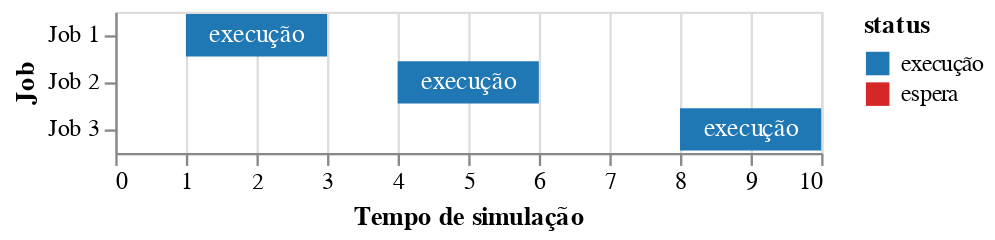
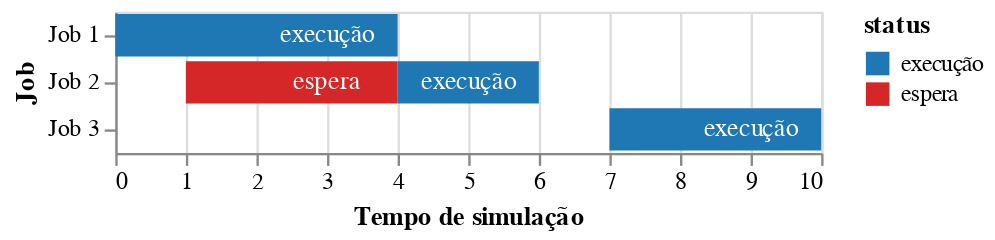
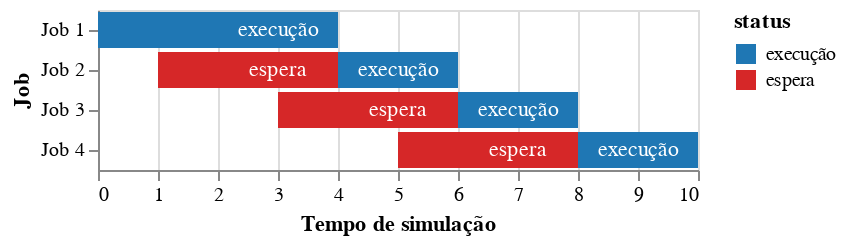
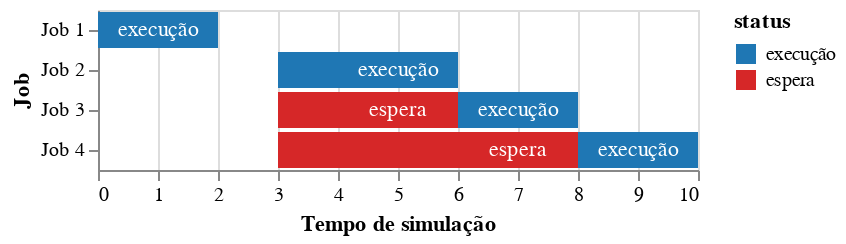

Notebook code cell kept with these figures, in order:
### Code cell
import numpy as np
import matplotlib.pyplot as plt
import pandas as pd
import altair as alt
import matplotlib as mpl
from matplotlib.colors import ListedColormap

alt.renderers.enable('jupyterlab')
alt.themes.enable('excel')

def plot(jobs: list, save_path = None):
  df = pd.DataFrame(jobs)
  df['opacity'] = np.where(df['status'] == 'execução', 1.0, 0.8)
  
  color_domain = ['execução', 'espera']
  color_range = ['#1f77b4', '#d62728']

  bars = alt.Chart(df).mark_bar().encode(
    x=alt.X('start_time').title('Tempo de simulação'),
    x2='end_time',
    y=alt.Y('name').title('Job'),
    color=alt.Color('status').scale(domain=color_domain, range=color_range),
    # opacity=alt.Opacity('opacity', legend=None),
  )
  # .properties(
  #   width=400,
  #   height=100
  # )
  
  text = alt.Chart(df).mark_text(dx=-30, dy=0, color='white').encode(
    x=alt.X('end_time'),
    y=alt.Y('name'),
    detail='status',
    text=alt.Text('status'),
  )
  
  fig =  bars + text
  fig.display()
  
  if save_path:
    fig.save(save_path, scale_factor=3, engine='vl-convert', ppi=800)
  
  return fig


def plot_memory(jobs: list, save_path = None):
  df_meta = pd.DataFrame(jobs)
  max_time = df_meta.end_time.max() + 1
  fig, ax = plt.subplots(figsize=(8, 4))
  
  mem_values = []
  labels = []
  
  for job in jobs:
    if job['status'] == 'execução':
      mem = np.zeros(max_time)
      mem[job['start_time'] : job['end_time']] = job['memory']
      mem_values.append(mem)
      labels.append(job['name'])
  
  plt.stackplot(range(max_time), *mem_values, step='post', labels=labels, edgecolor='k', linewidth=1.5)
  plt.legend(loc='upper left')
  plt.xlabel('Tempo de Simulação')
  plt.ylabel('Memória (kB)')
  # plt.grid(True, axis='y', color='#a1a1a1', linewidth=0.6, linestyle='--', alpha=0.4)
  plt.tick_params('both', right=True, top=True, direction='in')
  plt.title('Alocação da Memória')
  
  plt.savefig(save_path, pad_inches=0.05, bbox_inches='tight')
  plt.plot()
  
  
jobs1 = [
  {
    'start_time': 1,
    'end_time': 3,
    'name': 'Job 1',
    'memory': 50,
    'status': 'execução',
  },
  {
    'start_time': 4,
    'end_time': 6,
    'name': 'Job 2',
    'memory': 100,
    'status': 'execução',
  },
  {
    'start_time': 8,
    'end_time': 10,
    'name': 'Job 3',
    'memory': 150,
    'status': 'execução',
  },
]

jobs2 = [
  {
    'start_time': 0,
    'end_time': 4,
    'name': 'Job 1',
    'memory': 50,
    'status': 'execução',
  },
  {
    'start_time': 1,
    'end_time': 4,
    'name': 'Job 2',
    'memory': 100,
    'status': 'espera',
  },
  {
    'start_time': 4,
    'end_time': 6,
    'name': 'Job 2',
    'memory': 100,
    'status': 'execução',
  },
  {
    'start_time': 7,
    'end_time': 10,
    'name': 'Job 3',
    'memory': 150,
    'status': 'execução',
  }
]

jobs3 = [
  {
    'start_time': 0,
    'end_time': 4,
    'name': 'Job 1',
    'memory': 50,
    'status': 'execução',
  },
  {
    'start_time': 1,
    'end_time': 4,
    'name': 'Job 2',
    'memory': 100,
    'status': 'espera',
  },
  {
    'start_time': 4,
    'end_time': 6,
    'name': 'Job 2',
    'memory': 100,
    'status': 'execução',
  },
  {
    'start_time': 3,
    'end_time': 6,
    'name': 'Job 3',
    'memory': 150,
    'status': 'espera',
  },
  {
    'start_time': 6,
    'end_time': 8,
    'name': 'Job 3',
    'memory': 150,
    'status': 'execução',
  },
  {
    'start_time': 5,
    'end_time': 8,
    'name': 'Job 4',
    'memory': 120,
    'status': 'espera',
  },
  {
    'start_time': 8,
    'end_time': 10,
    'name': 'Job 4',
    'memory': 120,
    'status': 'execução',
  }
]

jobs4 = [
  {
    'start_time': 0,
    'end_time': 2,
    'name': 'Job 1',
    'memory': 100,
    'status': 'execução',
  },
  {
    'start_time': 3,
    'end_time': 6,
    'name': 'Job 2',
    'memory': 80,
    'status': 'execução',
  },
  {
    'start_time': 3,
    'end_time': 6,
    'name': 'Job 3',
    'memory': 40,
    'status': 'espera',
  },
  {
    'start_time': 6,
    'end_time': 8,
    'name': 'Job 3',
    'memory': 40,
    'status': 'execução',
  },
  {
    'start_time': 3,
    'end_time': 8,
    'name': 'Job 4',
    'memory': 150,
    'status': 'espera',
  },
  {
    'start_time': 8,
    'end_time': 10,
    'name': 'Job 4',
    'memory': 150,
    'status': 'execução',
  }
]

tests = (jobs1, jobs2, jobs3, jobs4)

for i, jobs in enumerate(tests, 1):
  plot(jobs, save_path=f'plots/exec_{i}.png')
  plot_memory(jobs, save_path=f'plots/mem_{i}.pdf')

### Figure 1 — Vega-Lite specification as saved in the notebook (floating-point values rounded to 4 significant figures)
{"$schema": "https://vega.github.io/schema/vega-lite/v5.8.0.json", "config": {"view": {"continuousHeight": 300, "continuousWidth": 300}}, "data": {"name": "data-bfbe58b76669468578a12cc14c6afca0"}, "datasets": {"data-bfbe58b76669468578a12cc14c6afca0": [{"end_time": 3, "memory": 50, "name": "Job 1", "opacity": 1, "start_time": 1, "status": "execução"}, {"end_time": 6, "memory": 100, "name": "Job 2", "opacity": 1, "start_time": 4, "status": "execução"}, {"end_time": 10, "memory": 150, "name": "Job 3", "opacity": 1, "start_time": 8, "status": "execução"}]}, "layer": [{"encoding": {"color": {"field": "status", "scale": {"domain": ["execução", "espera"], "range": ["#1f77b4", "#d62728"]}, "type": "nominal"}, "x": {"field": "start_time", "title": "Tempo de simulação", "type": "quantitative"}, "x2": {"field": "end_time"}, "y": {"field": "name", "title": "Job", "type": "nominal"}}, "mark": {"type": "bar"}}, {"encoding": {"detail": {"field": "status", "type": "nominal"}, "text": {"field": "status", "type": "nominal"}, "x": {"field": "end_time", "type": "quantitative"}, "y": {"field": "name", "type": "nominal"}}, "mark": {"color": "white", "dx": -30, "dy": 0, "type": "text"}}], "usermeta": {"embedOptions": {"theme": "excel"}}}

### Figure 2 — Vega-Lite specification as saved in the notebook (floating-point values rounded to 4 significant figures)
{"$schema": "https://vega.github.io/schema/vega-lite/v5.8.0.json", "config": {"view": {"continuousHeight": 300, "continuousWidth": 300}}, "data": {"name": "data-c89dafee6a444e13b2e281b5471615a5"}, "datasets": {"data-c89dafee6a444e13b2e281b5471615a5": [{"end_time": 4, "memory": 50, "name": "Job 1", "opacity": 1, "start_time": 0, "status": "execução"}, {"end_time": 4, "memory": 100, "name": "Job 2", "opacity": 0.8, "start_time": 1, "status": "espera"}, {"end_time": 6, "memory": 100, "name": "Job 2", "opacity": 1, "start_time": 4, "status": "execução"}, {"end_time": 10, "memory": 150, "name": "Job 3", "opacity": 1, "start_time": 7, "status": "execução"}]}, "layer": [{"encoding": {"color": {"field": "status", "scale": {"domain": ["execução", "espera"], "range": ["#1f77b4", "#d62728"]}, "type": "nominal"}, "x": {"field": "start_time", "title": "Tempo de simulação", "type": "quantitative"}, "x2": {"field": "end_time"}, "y": {"field": "name", "title": "Job", "type": "nominal"}}, "mark": {"type": "bar"}}, {"encoding": {"detail": {"field": "status", "type": "nominal"}, "text": {"field": "status", "type": "nominal"}, "x": {"field": "end_time", "type": "quantitative"}, "y": {"field": "name", "type": "nominal"}}, "mark": {"color": "white", "dx": -30, "dy": 0, "type": "text"}}], "usermeta": {"embedOptions": {"theme": "excel"}}}

### Figure 3 — Vega-Lite specification as saved in the notebook (floating-point values rounded to 4 significant figures)
{"$schema": "https://vega.github.io/schema/vega-lite/v5.8.0.json", "config": {"view": {"continuousHeight": 300, "continuousWidth": 300}}, "data": {"name": "data-b2a3db3a1253349149d6e4a314c9f634"}, "datasets": {"data-b2a3db3a1253349149d6e4a314c9f634": [{"end_time": 4, "memory": 50, "name": "Job 1", "opacity": 1, "start_time": 0, "status": "execução"}, {"end_time": 4, "memory": 100, "name": "Job 2", "opacity": 0.8, "start_time": 1, "status": "espera"}, {"end_time": 6, "memory": 100, "name": "Job 2", "opacity": 1, "start_time": 4, "status": "execução"}, {"end_time": 6, "memory": 150, "name": "Job 3", "opacity": 0.8, "start_time": 3, "status": "espera"}, {"end_time": 8, "memory": 150, "name": "Job 3", "opacity": 1, "start_time": 6, "status": "execução"}, {"end_time": 8, "memory": 120, "name": "Job 4", "opacity": 0.8, "start_time": 5, "status": "espera"}, {"end_time": 10, "memory": 120, "name": "Job 4", "opacity": 1, "start_time": 8, "status": "execução"}]}, "layer": [{"encoding": {"color": {"field": "status", "scale": {"domain": ["execução", "espera"], "range": ["#1f77b4", "#d62728"]}, "type": "nominal"}, "x": {"field": "start_time", "title": "Tempo de simulação", "type": "quantitative"}, "x2": {"field": "end_time"}, "y": {"field": "name", "title": "Job", "type": "nominal"}}, "mark": {"type": "bar"}}, {"encoding": {"detail": {"field": "status", "type": "nominal"}, "text": {"field": "status", "type": "nominal"}, "x": {"field": "end_time", "type": "quantitative"}, "y": {"field": "name", "type": "nominal"}}, "mark": {"color": "white", "dx": -30, "dy": 0, "type": "text"}}], "usermeta": {"embedOptions": {"theme": "excel"}}}

### Figure 4 — Vega-Lite specification as saved in the notebook (floating-point values rounded to 4 significant figures)
{"$schema": "https://vega.github.io/schema/vega-lite/v5.8.0.json", "config": {"view": {"continuousHeight": 300, "continuousWidth": 300}}, "data": {"name": "data-b1f446235c1cea0e3c0a47dddc6f14ac"}, "datasets": {"data-b1f446235c1cea0e3c0a47dddc6f14ac": [{"end_time": 2, "memory": 100, "name": "Job 1", "opacity": 1, "start_time": 0, "status": "execução"}, {"end_time": 6, "memory": 80, "name": "Job 2", "opacity": 1, "start_time": 3, "status": "execução"}, {"end_time": 6, "memory": 40, "name": "Job 3", "opacity": 0.8, "start_time": 3, "status": "espera"}, {"end_time": 8, "memory": 40, "name": "Job 3", "opacity": 1, "start_time": 6, "status": "execução"}, {"end_time": 8, "memory": 150, "name": "Job 4", "opacity": 0.8, "start_time": 3, "status": "espera"}, {"end_time": 10, "memory": 150, "name": "Job 4", "opacity": 1, "start_time": 8, "status": "execução"}]}, "layer": [{"encoding": {"color": {"field": "status", "scale": {"domain": ["execução", "espera"], "range": ["#1f77b4", "#d62728"]}, "type": "nominal"}, "x": {"field": "start_time", "title": "Tempo de simulação", "type": "quantitative"}, "x2": {"field": "end_time"}, "y": {"field": "name", "title": "Job", "type": "nominal"}}, "mark": {"type": "bar"}}, {"encoding": {"detail": {"field": "status", "type": "nominal"}, "text": {"field": "status", "type": "nominal"}, "x": {"field": "end_time", "type": "quantitative"}, "y": {"field": "name", "type": "nominal"}}, "mark": {"color": "white", "dx": -30, "dy": 0, "type": "text"}}], "usermeta": {"embedOptions": {"theme": "excel"}}}
